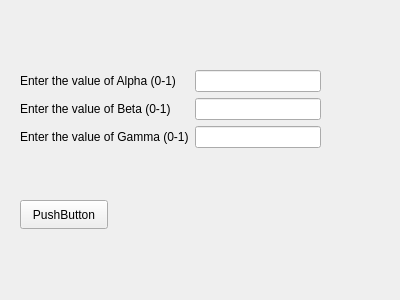
<?xml version="1.0" encoding="UTF-8"?>
<ui version="4.0">
 <class>Form</class>
 <widget class="QWidget" name="Form">
  <property name="geometry">
   <rect>
    <x>0</x>
    <y>0</y>
    <width>400</width>
    <height>300</height>
   </rect>
  </property>
  <property name="windowTitle">
   <string>Form</string>
  </property>
  <widget class="QPushButton" name="pushButton">
   <property name="geometry">
    <rect>
     <x>20</x>
     <y>200</y>
     <width>88</width>
     <height>29</height>
    </rect>
   </property>
   <property name="text">
    <string>PushButton</string>
   </property>
  </widget>
  <widget class="QWidget" name="">
   <property name="geometry">
    <rect>
     <x>20</x>
     <y>70</y>
     <width>301</width>
     <height>101</height>
    </rect>
   </property>
   <layout class="QFormLayout" name="formLayout">
    <item row="0" column="0">
     <widget class="QLabel" name="label">
      <property name="text">
       <string>Enter the value of Alpha (0-1)</string>
      </property>
     </widget>
    </item>
    <item row="0" column="1">
     <widget class="QLineEdit" name="lineEdit"/>
    </item>
    <item row="1" column="0">
     <widget class="QLabel" name="label_2">
      <property name="text">
       <string>Enter the value of Beta (0-1)</string>
      </property>
     </widget>
    </item>
    <item row="1" column="1">
     <widget class="QLineEdit" name="lineEdit_2"/>
    </item>
    <item row="2" column="0">
     <widget class="QLabel" name="label_3">
      <property name="text">
       <string>Enter the value of Gamma (0-1)</string>
      </property>
     </widget>
    </item>
    <item row="2" column="1">
     <widget class="QLineEdit" name="lineEdit_3"/>
    </item>
   </layout>
  </widget>
 </widget>
 <resources/>
 <connections/>
</ui>
